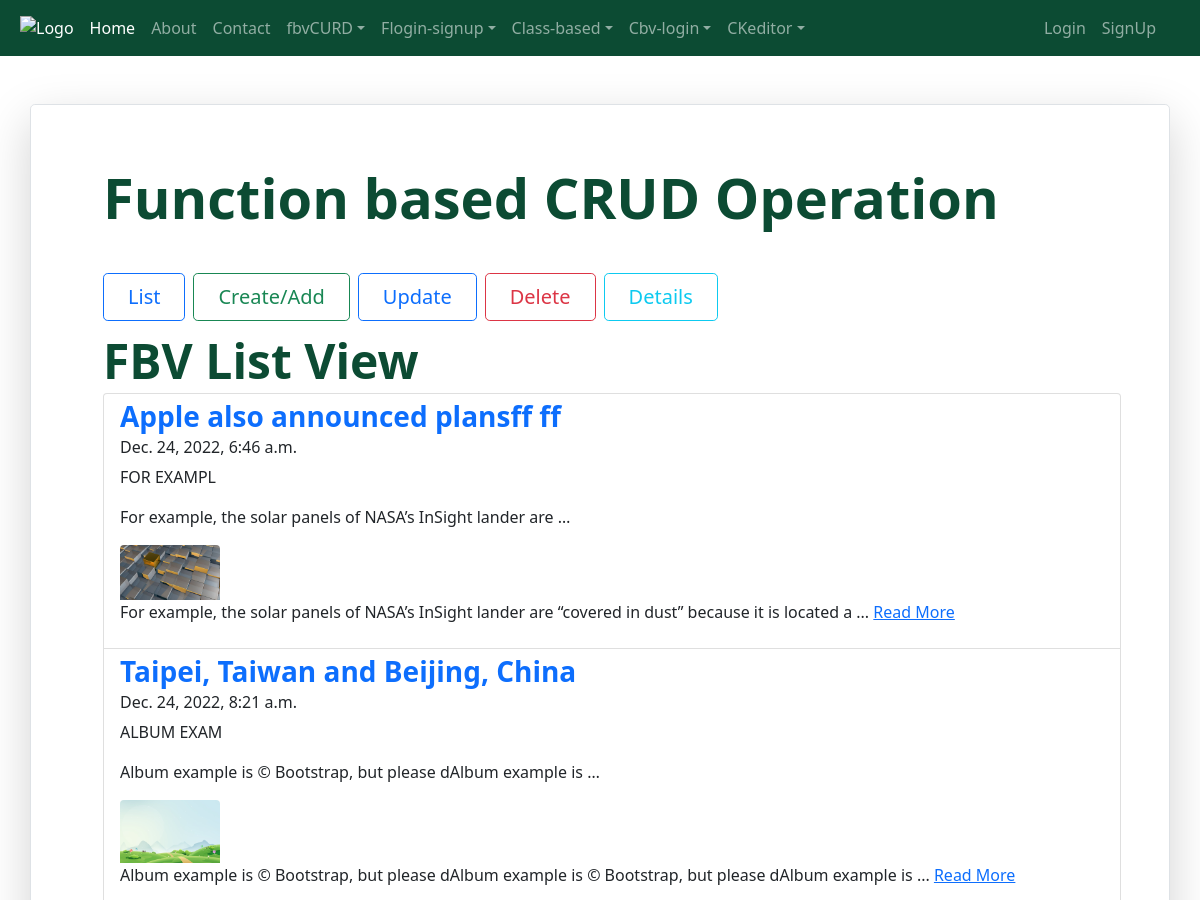
Page /fbvcrud/ (upper part) on the earlier database version.
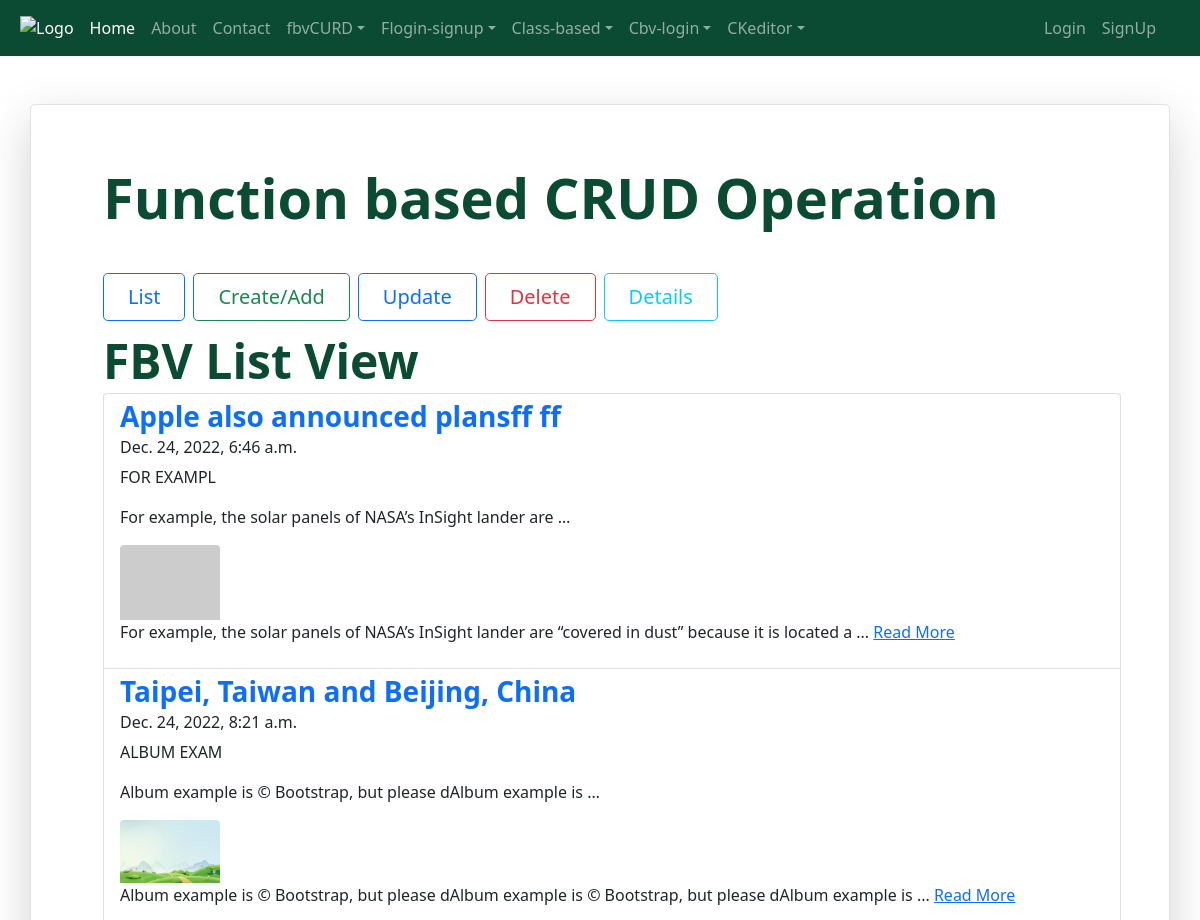
Same page on the later database version.
### fbcrudapp/models.py (models this page shows, shortened)
class FbCrudModel(models.Model):
    title = models.CharField(max_length=200)
    description = models.TextField()
    datetime = models.DateTimeField(default=timezone.now)
    fbv_img = models.ImageField(blank=True, upload_to='fbv-img/', null=True)
    class Meta:
     verbose_name_plural = 'FBV CURD'
    def excerpt(self):
        return self.description[0:100]

### fbcrudapp/views.py (the view)
# urls.py: path('', views.fbhome_list, name = 'fbhome'),
def fbhome_list(request):
    datalist = FbCrudModel.objects.all()
    context = {
            'crud_list':datalist
        }
    return render(request, 'fbvtemplate/fbindex.html', context)

### templates/fbvtemplate/fbindex.html (shortened to what this page needs)
{% extends 'includes/base.html' %}
{% load static %}
{% block content %}
<main>
 <div class="container my-5">
    <div class="row p-4 pb-0 pe-lg-0 pt-lg-5 align-items-center rounded-3 border shadow-lg">
      <div class="col-lg-12 p-3 p-lg-5 pt-lg-3">
        <h1 class="display-4 fw-bold lh-1 fh-title">Function based CRUD Operation</h1>
        <div class="d-grid gap-2 d-md-flex justify-content-md-start mb-4 mb-lg-3 mt-5">
           <a class="btn btn-outline-primary btn-lg px-4" href="{% url 'fbhome' %}" role="button">List</a>
           <a class="btn btn-outline-success btn-lg px-4" href="{% url 'fbadd' %}" role="button">Create/Add</a>
           <a class="btn btn-outline-primary btn-lg px-4" href="{% url 'fbadd' %}" role="button">Update</a>
           <a class="btn btn-outline-danger btn-lg px-4" href="{% url 'fbadd' %}" role="button">Delete</a>
           <a class="btn btn-outline-info btn-lg px-4" href="{% url 'fbadd'  %}" role="button">Details</a>
        </div>
        <div >
           <h2 class="display-5 fw-bold lh-1 fh-title"> FBV List View</h2>
         </div>
            <ul class="list-group flist-group-flush">
             {% for item in crud_list %}
              <li class="list-group-item"> <h3 class="display-7 fw-bold lh-1 fh-title "><a class="text-decoration-none" href="{% url 'fbdetails' item.id %}" role="button"> {{ item.title }} </a></h3>
              <h6>{{item.datetime}}</h6>
              <p>{{item.description | upper | slice:":10"}}</p>
              <p>{{item.description | truncatewords:10}}</p>
                {% if item.fbv_img %}
                  <img src="{{ item.fbv_img.url }}" width="100" height="100" class="img-fluid rounded-top" alt="">
                {% else %}
                 <img src="https://dummyimage.com/400x300/0C4B33/ffffff.jpg&text=Demo+image" width="100" height="100" class="img-fluid rounded-top" alt="">
                {% endif %}
               <p> {{ item.excerpt }} ... <a class=" mt-2 ftext-decoration-none" href="{% url 'fbdetails' item.id %}" role="button">Read More</a> </p>
               </li>
            {% endfor %}
          </ul>
      </div>
    </div>
  </div>
</main>
{% endblock %}

Differences in the rows shown:
changed FbCrudModel "Apple also announced plansff ff": fbv_img: picture removed
